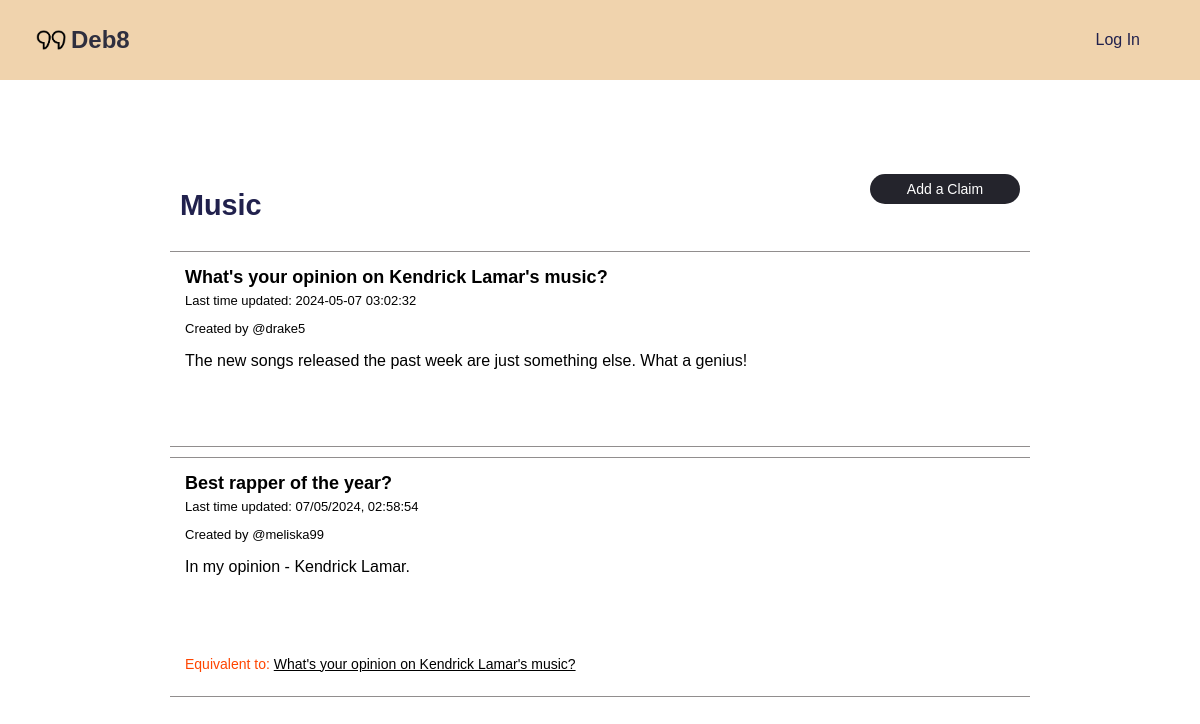
Screenshot of /topic/79 with the database file from the repository.
### tables this page shows
CREATE TABLE topic (
    topicID INTEGER PRIMARY KEY AUTOINCREMENT,
    topicName TEXT NOT NULL,
    postingUser INTEGER,
    creationTime INTEGER NOT NULL DEFAULT (strftime('%m/%d/%Y %H:%M:%S', 'now')),
    updateTime INTEGER NOT NULL DEFAULT (strftime('%m/%d/%Y %H:%M:%S', 'now')),
    FOREIGN KEY (postingUser) REFERENCES user(userID) ON DELETE SET NULL ON UPDATE CASCADE
);

CREATE TABLE claim (
    claimID INTEGER PRIMARY KEY AUTOINCREMENT,
    topic INTEGER NOT NULL REFERENCES topic(topicID) ON DELETE CASCADE ON UPDATE CASCADE,
    postingUser INTEGER REFERENCES user(userID) ON DELETE SET NULL ON UPDATE CASCADE,
    creationTime INTEGER NOT NULL DEFAULT (strftime('%m/%d/%Y %H:%M', 'now')),
    updateTime INTEGER NOT NULL DEFAULT (strftime('%m/%d/%Y %H:%M', 'now')),
    claimHeader VARCHAR(100),
    text TEXT NOT NULL
);

CREATE TABLE claimToClaim (
    claimRelID INTEGER NOT NULL PRIMARY KEY AUTOINCREMENT,
    first INTEGER NOT NULL REFERENCES claim(claimID) ON DELETE CASCADE ON UPDATE CASCADE,
    second INTEGER NOT NULL REFERENCES claim(claimID) ON DELETE CASCADE ON UPDATE CASCADE,
    claimRelType INTEGER NOT NULL REFERENCES claimToClaimType(claimRelTypeID) ON DELETE CASCADE ON UPDATE CASCADE,
    CONSTRAINT claimToClaimUnique UNIQUE (first, second)
);

### app.py (the view)
@app.route('/topic/<int:topicId>')
def topic(topicId):
    try:
        with sqlite3.connect('debate.sqlite') as connection:
            cursor = connection.cursor()
            cursor.execute('SELECT * FROM topic WHERE topicID = ?', (topicId,))
            topic = cursor.fetchone()
            if topic is None:
                return "Topic not found", 404
            topic_data = {'topicID': topic[0], 'topicName': topic[1]}
            context = {
                'topic_data': topic_data,
                'logged_in': session.get('logged_in', False),
                'username': session.get('username', None)
            }
            cursor.execute('''
                SELECT c.claimID, c.topic, c.postingUser, c.creationTime, COALESCE(MAX(r.creationTime), c.creationTime) AS updateTime, c.claimHeader, c.text, ct.claimRelType
                FROM claim c
                LEFT JOIN replyToClaim rc ON c.claimID = rc.claim
                LEFT JOIN replyText r ON rc.reply = r.replyTextID
                LEFT JOIN claimToClaimType ct ON ct.claimRelTypeID = (SELECT claimRelType FROM claimToClaim WHERE first = c.claimID OR second = c.claimID LIMIT 1)
                WHERE c.topic = ?
                GROUP BY c.claimID, c.topic, c.postingUser, c.creationTime, c.claimHeader, c.text, ct.claimRelType
                ORDER BY updateTime DESC
            ''', (topicId,))
            claims = cursor.fetchall()
            claim_data_list = []
            for claim in claims:
                cursor.execute('''
                    SELECT cc.second, cc.claimRelType, c.claimHeader
                    FROM claimToClaim cc
                    JOIN claim c ON cc.second = c.claimID
                    WHERE cc.first = ?
                ''', (claim[0],))
                related_claims = cursor.fetchall()
                related_claims_list = [{
                    'claimID': rel[0],
                    'relation': rel[1],
                    'claimHeader': rel[2]
                } for rel in related_claims]
                claim_data = {
                    'claimID': claim[0],
                    'topic': claim[1],
                    'postingUser': claim[2],
                    'creationTime': claim[3],
                    'updateTime': claim[4],
                    'claimHeader': claim[5],
                    'text': claim[6],
                    'claimType': claim[7] or "Unknown Type",
                    'relatedClaims': related_claims_list
                }
                claim_data_list.append(claim_data)
            related_claims_json = json.dumps(claim_data_list)
            context['claims'] = claim_data_list
            return render_template('topic.html', context=context, related_claims_json=related_claims_json)
    except Exception as e:
        return f"An error occurred while fetching topic: {e}"

### templates/topic.html (shortened to what this page needs)
{% extends "base.html" %}
{% block head %}
<link rel="stylesheet" type="text/css" href="{{url_for('static', filename='topic.css')}}">
{% endblock %}
{% block content %}
<div class="main-container">
    <div class="main-header">
        <h3 id="topic-header">{{ context.topic_data.topicName }}</h3>
        <p id="add" class="add" style="cursor: pointer;">Add a Claim</p>
    </div>
    <div class="claims">
        {% for claim in context.claims %}
        <div class="claim-container">
            <a id="header" href="{{ url_for('view_claim', claim_id=claim.claimID) }}">{{claim.claimHeader}}</a>
            <div class="first-cont">
                <p class="info" id="time">Last time updated: {{claim.updateTime}}</p>
                <p class="info-user">Created by @{{claim.postingUser}}</p>
            </div>
            <div class="claim-info">
                <div class="text">
                    <p>{{ claim.text }}</p>
                </div>
            </div>
            {% if claim.relatedClaims %}
            <div class="orange">
                <p>{{ claim.claimType }} to:
                    {% for related in claim.relatedClaims %}
                        <a href="/claim/{{ related.claimID }}" class="related-claim-link" style="text-decoration: underline;">{{ related.claimHeader }}</a>
                    {% endfor %}
                </p>
            </div>
        {% endif %}
        </div>
        {% endfor %}
    </div>
</div>
{% endblock %}

### static/base.css (style rules this page uses)
* { font-family: Arial; }
body { padding: 0; margin: 0; background-color: white; }
a { text-decoration: none; cursor: pointer; color: black; }
.main-header h3 { color: #21214d; font-size: 1.8rem; }
h3 { color: #21214d; font-size: 1.8rem; }

### static/topic.css (style rules this page uses)
.main-container { width: 100vw; min-height: 100vh; height: auto; display: flex; flex-direction: column; align-items: center; justify-content: flex-start; }
.main-header { display: flex; justify-content: space-between; width: 70%; font-size: 1.2rem; margin-top: 10vh; }
.claims { display: flex; flex-direction: column; align-items: center; width: 100%; }
.claim-container { display: flex; flex-direction: column; justify-content: flex-start; align-items: flex-start; width: 70%; margin-bottom: 10px; padding: 10px; background-color: white; border-top: 0.5px solid #918e8e; border-bottom: 0.5px solid #918e8e; }
#header { color: black; font-size: 18px; font-weight: 600; margin-right: 7px; margin-top: 0; padding: 5px; }
#add, .add { display: flex; justify-content: center; align-items: center; height: 30px; width: 150px; color: white; background-color: #24242c; border-radius: 15px; font-size: 14px; }
.claim-info { display: flex; flex-direction: column; margin-left: 5px; align-items: flex-start; width: 90%; min-height: 100px; margin-left: 5px; }
.info { font-size: 13px; margin: 0 0 0 5px; }
.info-user { margin-left: 5px; margin-bottom: 0; font-size: 13px; }
.first-cont { display: flex; flex-direction: column; height: auto; min-width: 200px; justify-content: flex-start; align-items: flex-start; }
.orange { color: orangered; font-size: 14px; margin-top: 0; margin-left: 5px; }

### rows the page displays
topic: topic_data.topicName "Music"
claim: claimHeader "What's your opinion on Kendrick Lamar's music?", updateTime "2024-05-07 03:02:32", postingUser "drake5", text "The new songs released the past week are just something else. What a genius!"
claim: claimHeader "Best rapper of the year?", updateTime "07/05/2024, 02:58:54", postingUser "meliska99", text "In my opinion - Kendrick Lamar.", claimType "Equivalent"
claimToClaim: claimHeader "What's your opinion on Kendrick Lamar's music?"
